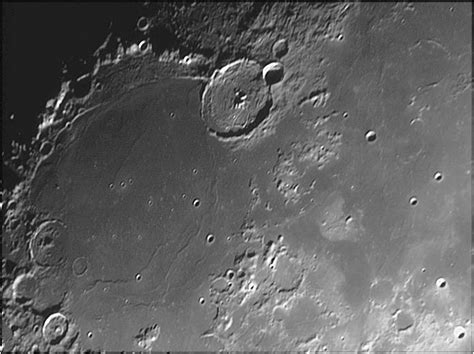
#> input picture OpenCV 104/moon5.jpg, 474 x 354 px
$ python 02-HistogramandAdaptiveHistogramEqualization.py
#> lines starting #> are read from the running program, lines starting #| are printed output that depends on the picture
import argparse
import cv2 as cv

###########################################################
########### SIMPLE EQUALIZATION ###########################
###########################################################

# construct the argument parser and parse the argument
ap = argparse.ArgumentParser()
ap.add_argument('-i', '--image', type=str, default='moon5.jpg', help='Path to input image')
args = vars(ap.parse_args())

# Load image from disk, convert it to grayscale and display
image = cv.imread(args['image'])
#> image is the input picture: shape (354, 474, 3); min 0, max 255, mean 96.3
gray = cv.cvtColor(image, cv.COLOR_BGR2GRAY)
cv.imshow('Gray', gray)
cv.waitKey(0)

# Apply histogram Equalization and display equalized image
print('[Info] Performing Histogram Equalization')
equalized = cv.equalizeHist(gray)
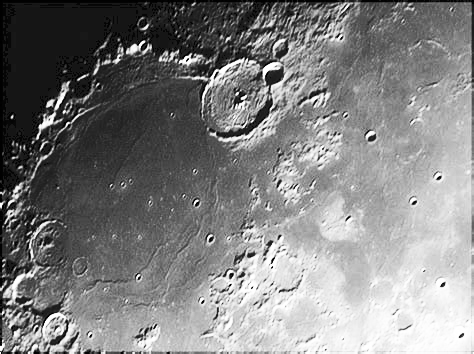
#> equalized: shape (354, 474); min 0, max 255, mean 128.7
cv.imshow('Equalized', equalized)
cv.waitKey(0)

# applying to color images by converting to L*a*b format
cimage = cv.imread('road2.jpg')
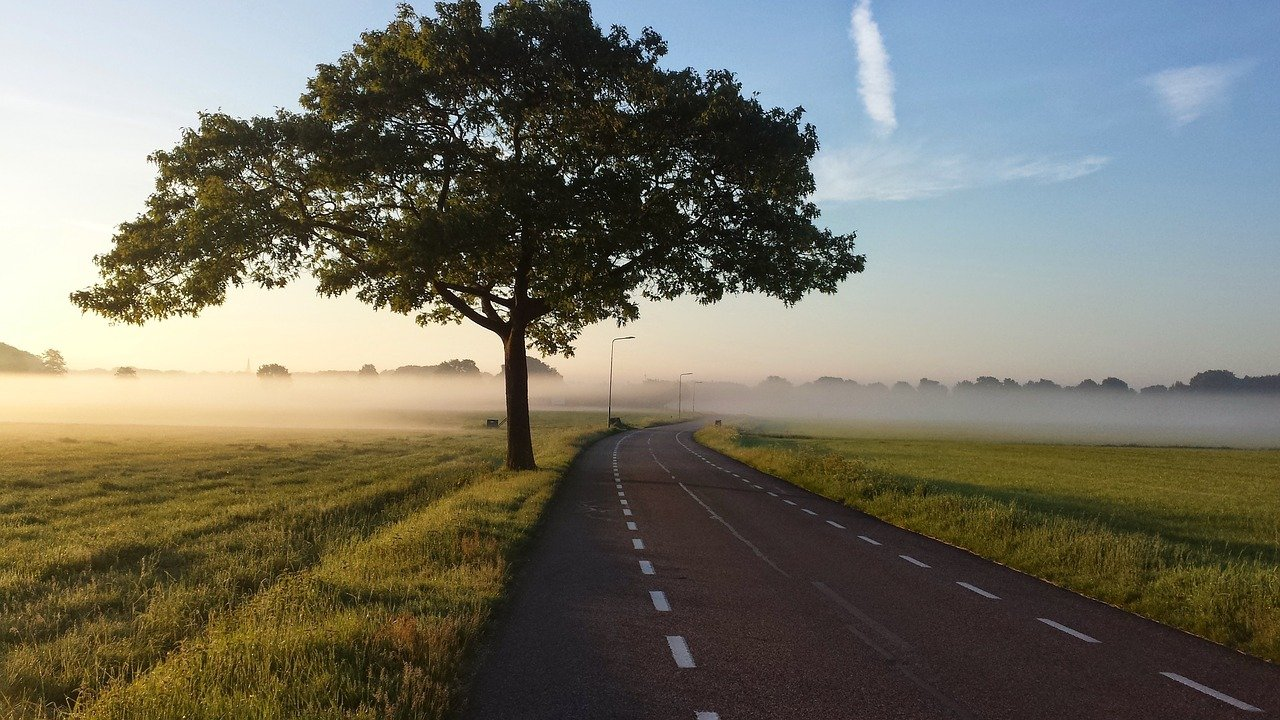
#> input picture OpenCV 104/road2.jpg, 1280 x 720 px
#> cimage is the input picture: shape (720, 1280, 3); mean B, G, R 101.7, 114.6, 116.3
LAB = cv.cvtColor(cimage, cv.COLOR_BGR2Lab)
#> LAB: shape (720, 1280, 3); mean of channels 0, 1, 2 118.8, 127.7, 135.8
L, A, B = cv.split(LAB)
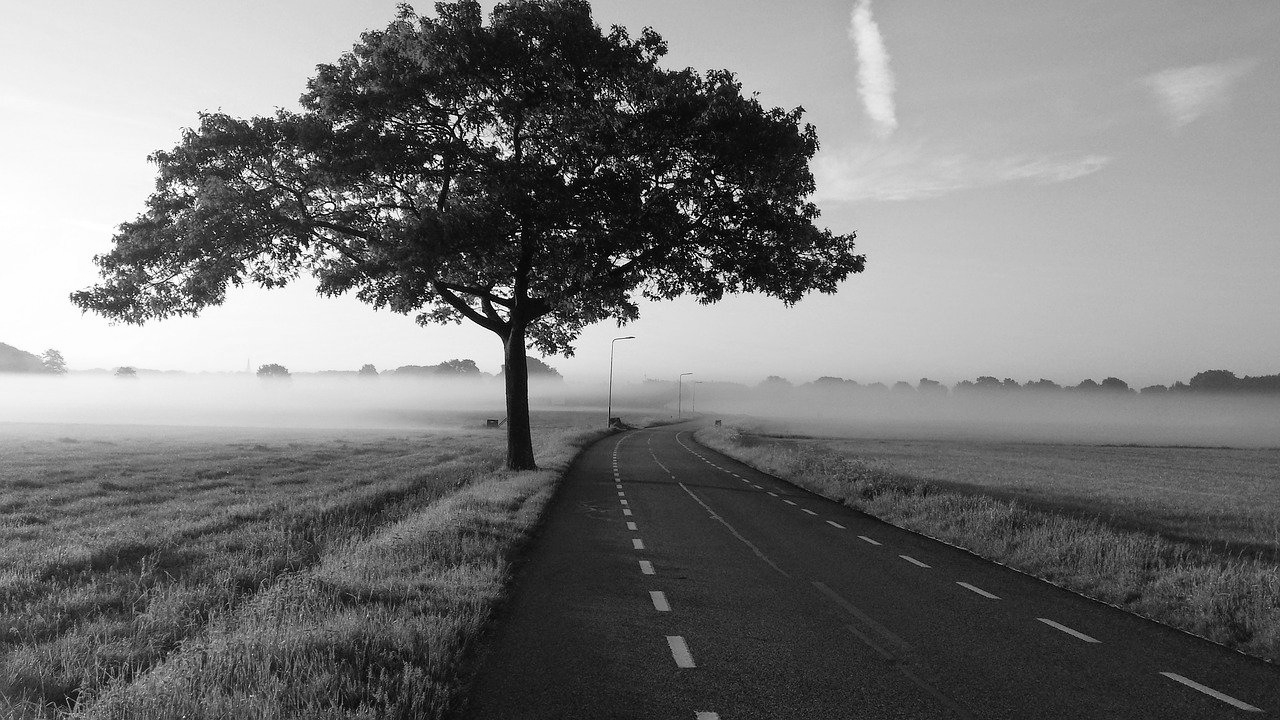
#> L: shape (720, 1280); min 0, max 255, mean 118.8
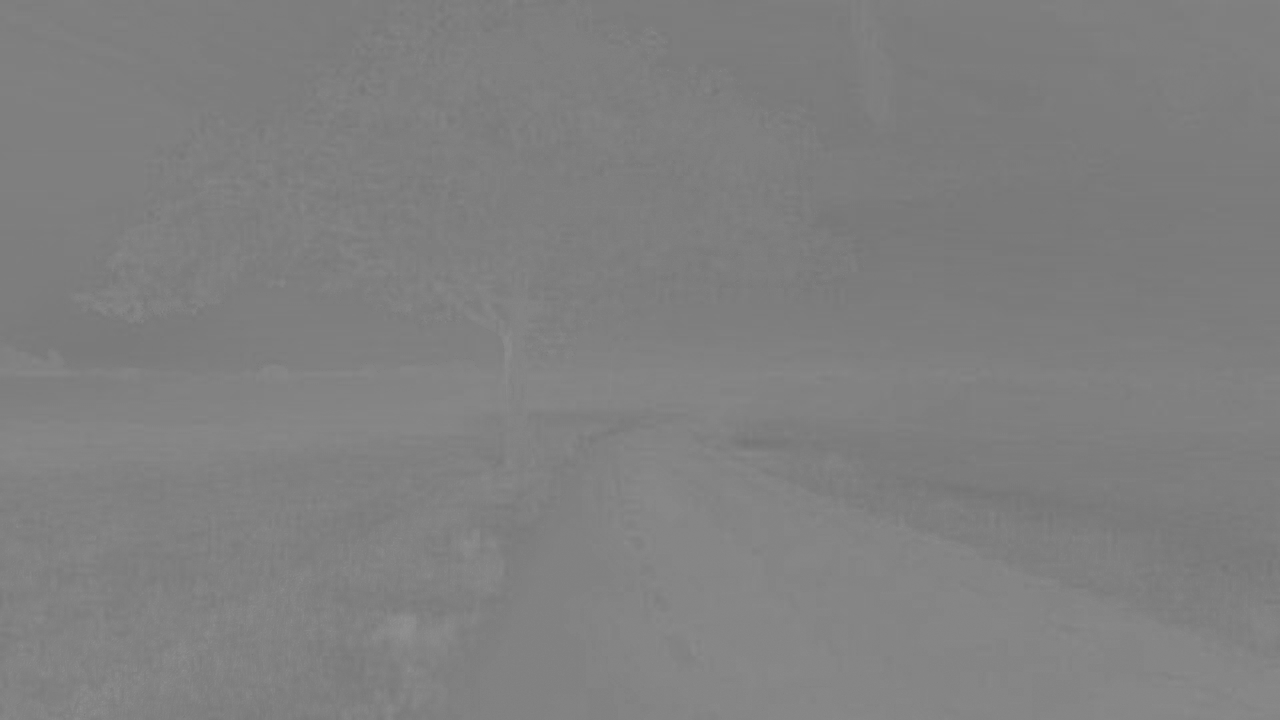
#> A: shape (720, 1280); min 116, max 146, mean 127.7
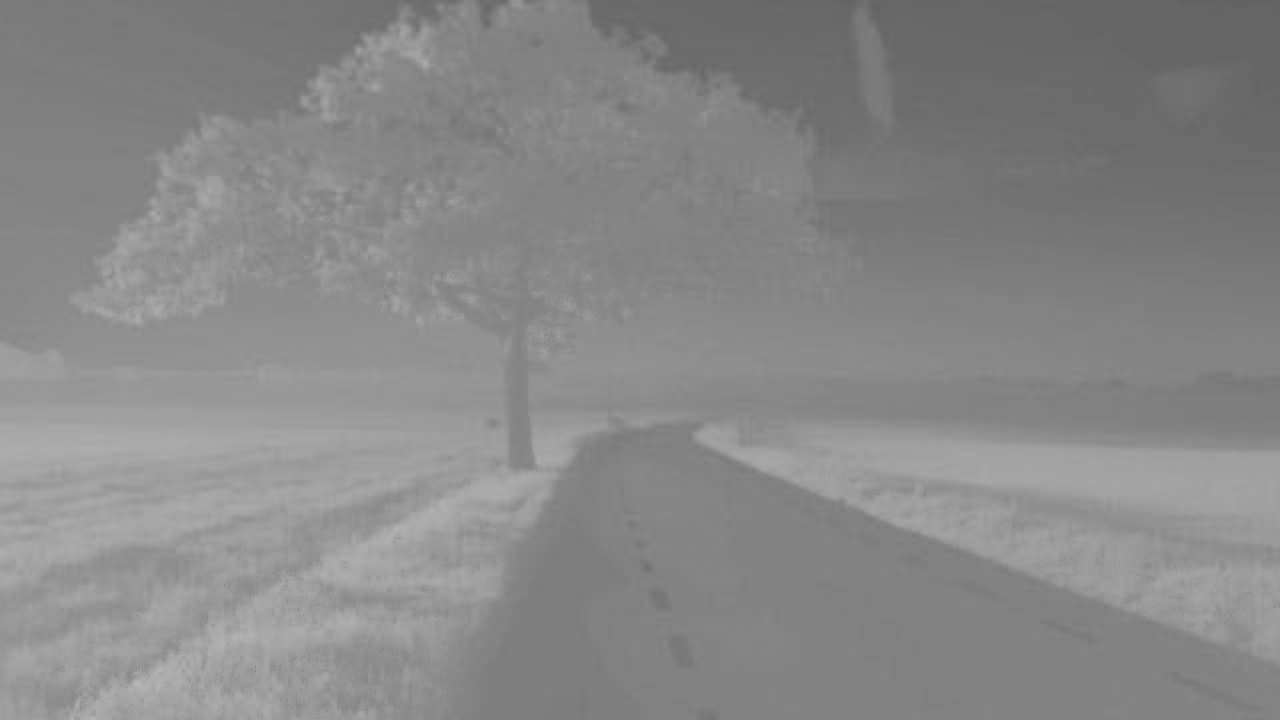
#> B: shape (720, 1280); min 98, max 183, mean 135.8
cv.imshow('L', L)
cv.waitKey(0)

# Apply histogram Equalization and display equalized image
print('[Info] Performing Histogram Equalization')
equalizedL = cv.equalizeHist(L)
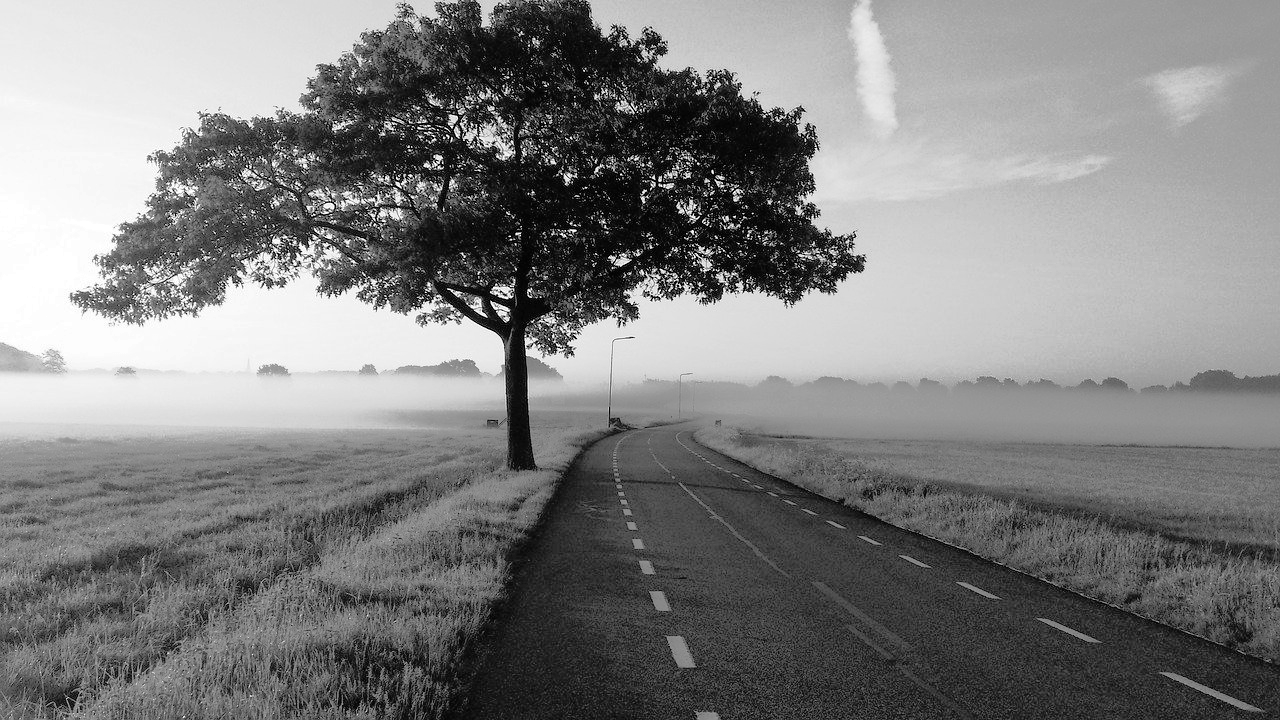
#> equalizedL: shape (720, 1280); min 0, max 255, mean 128.1
cv.imshow('EqualizedL', equalizedL)
cv.waitKey(0)

# Merge L channel back and convert back to BGR
lab = cv.merge((equalizedL, A, B))
#> lab: shape (720, 1280, 3); mean of channels 0, 1, 2 128.1, 127.7, 135.8
BGR = cv.cvtColor(lab, cv.COLOR_Lab2BGR)
cv.imshow('Original', cimage)
cv.waitKey(0)
cv.imshow('BGR', BGR)
cv.waitKey(0)
cv.destroyAllWindows()

###########################################################
########### Adaptive EQUALIZATION #########################
###########################################################

# construct the argument parser and parse the argument
ap = argparse.ArgumentParser()
ap.add_argument('-i', '--image', type=str, default='moon5.jpg', help='Path to input image')
ap.add_argument('-c', '--clip', type=float, default=2.0, help='Threshold for contrast Limiting')  # use b/w 2-4
ap.add_argument('-t', '--tile', type=int, default=8,
                help='Tile grid size -- divides the image into tile x tile cells')
args = vars(ap.parse_args())

# Load image from disk, convert it to grayscale and display
image = cv.imread(args['image'])
gray = cv.cvtColor(image, cv.COLOR_BGR2GRAY)
cv.imshow('Gray', gray)
cv.waitKey(0)

# apply CLAHE (Constrast Limited Adaptive Histogram Equalization)
clahe = cv.createCLAHE(clipLimit=args['clip'], tileGridSize=(args['tile'], args['tile']))
equalized = clahe.apply(gray)
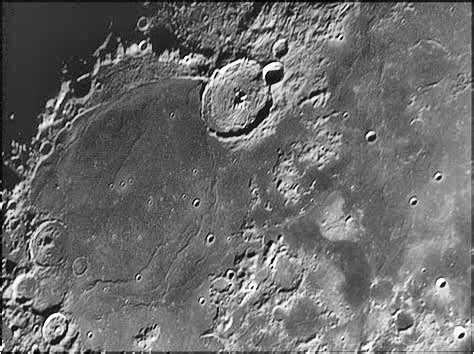
#> equalized: shape (354, 474); min 0, max 255, mean 107.9
cv.imshow('Equalized', equalized)
cv.waitKey(0)
cv.destroyAllWindows()
